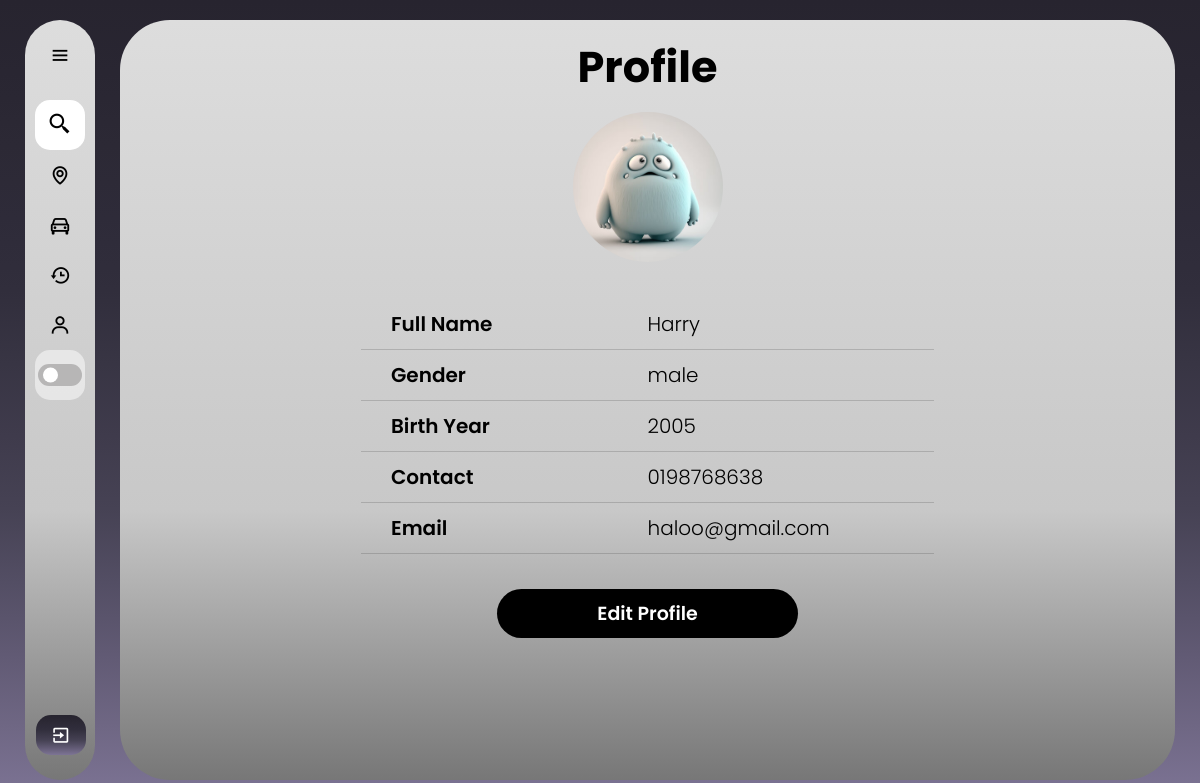
Page /base_profile (signed in) on the committed database.
### web/models.py (models this page shows)
class Profile(db.Model):
    id = db.Column(db.Integer, primary_key=True)
    fullName = db.Column(db.String(150))
    gender = db.Column(db.String(100), nullable=False)
    birthyear=db.Column(db.String(15), nullable=False)
    contact = db.Column(db.String(15), nullable=False)
    status = db.Column(db.String(20), nullable=False, default='APPROVING')
    profile_pic = db.Column(db.String(200), default="default.jpg")  # Make sure this column is present
    user_id = db.Column(db.Integer, db.ForeignKey('user.id'), nullable=False)

class User(db.Model, UserMixin):
    id = db.Column(db.Integer, primary_key=True)
    email = db.Column(db.String(150), unique=True)
    password = db.Column(db.String(150))
    is_admin = db.Column(db.Boolean, default=False)  # Add this line
    drivers_post = db.relationship('Rides', backref='user', lazy=True)
    profile = db.relationship('Profile', backref='user', lazy=True)
    passenger_matches = db.relationship('PassengerMatch', foreign_keys='PassengerMatch.passenger_id', backref='passenger_match', lazy=True)

### web/routes.py (the view)
@bp.route('/base_profile', methods=['GET'])
@login_required
def base_profile():
    profile = Profile.query.filter_by(user_id=current_user.id).first()
    if profile is None:
        flash("No profile found. Please complete your profile first.", category="error")
        return redirect(url_for('main.profile'))
    return render_template('base_profile.html', profile=profile)

### web/templates/base_profile.html (shortened to what this page needs)
{% extends "base.html" %}
{% block content %}
<!DOCTYPE html>
<html lang="en">
<head>
    <link rel="stylesheet" href="../static/base_profile.css">
</head>
<body>
    <div class="container">
        <h1>Profile</h1>
        <div class="box">
            <div class="details">
                {% if profile.profile_pic %}
                    <img src="{{ profile.profile_pic }}" alt="Profile Picture" style="width:150px;height:150px;">
                {% else %}
                    <p>No profile picture uploaded.</p>
                {% endif %}
                <div class="info">
                    <div class="row">
                        <div class="title">Full Name</div>
                        <div class="ans">{{ profile.fullName }}</div>
                    </div>
                    <div class="row">
                        <div class="title">Gender</div>
                        <div class="ans">{{ profile.gender }}</div>
                    </div>
                    <div class="row">
                        <div class="title">Birth Year</div>
                        <div class="ans">{{ profile.birthyear }}</div>
                    </div>
                    <div class="row">
                        <div class="title">Contact</div>
                        <div class="ans">{{ profile.contact }}</div>
                    </div>
                    <div class="row">
                        <div class="title">Email</div>
                        <div class="ans">{{ current_user.email }}</div>
                    </div>
                </div>
            </div>
            <a href="{{ url_for('main.editprofile') }}">
                <button type="submit" class="btn">Edit Profile</button>
            </a>
        </div>
    </div>
</body>
</html>
{% endblock %}

### web/static/base.css (style rules this page uses)
* { margin: 0; padding: 0; box-sizing: border-box; font-family: "poppins"; }
:root { --background-color: linear-gradient(to bottom, #27242f, #292632, #2c2935, #2e2b39, #312e3c, #383544, #3f3b4c, #464254, #534e64, #615a74, #6f6784, #7d7495); --box-color: linear-gradient(180deg, #DDDDDD 0%, #C8C8C8 64.5%, #777777 100%); --text-color: black; --toggle-color: white; --mode-background: rgba(255, 255, 255, 0.5); --box-shadow: 5px 5px 10px rgba(0, 0, 0, 0.5); --scroll: #0004; }
body { position: relative; min-height: 100vh; width: 100%; overflow: hidden; background: var(--background-color) fixed; }

### web/static/base_profile.css (style rules this page uses)
* { margin: 0; padding: 0; box-sizing: border-box; font-family: "poppins"; }
:root { --background-color: linear-gradient(to bottom, #27242f, #292632, #2c2935, #2e2b39, #312e3c, #383544, #3f3b4c, #464254, #534e64, #615a74, #6f6784, #7d7495); --box-color: linear-gradient(180deg, #DDDDDD 0%, #C8C8C8 64.5%, #777777 100%); --text-color: black; --toggle-color: white; --mode-background: rgba(255, 255, 255, 0.5); --box-shadow: 5px 5px 10px rgba(0, 0, 0, 0.5); --box-shadow2: 10px 10px 20px rgba(0, 0, 0, 0.5); --table-header: #2424242f; --table-data: #0000000b; --table-hover: #fff6; --scroll: #0004; }
body { position: relative; min-height: 100vh; width: 100%; }
.container { position: absolute; top: 20px; bottom: 20px; left: 120px; right: 25px; background: var(--box-color); border-radius: 50px; transition: all 0.5s ease; text-align: center; }
h1 { font-size: 43px; padding-top: 15px; color: var(--text-color); pointer-events: none; }
.box { width: 100%; max-height: calc(83% - .8rem); margin: .8rem auto; color: var(--text-color); overflow-y: auto; overflow-x: auto; white-space: nowrap; transition: all 0.5s ease; }
.details img { border-radius: 100px; }
.info { padding: 30px; font-size: 20px; color: var(--text-color); pointer-events: none; width: 45%; margin: 0 auto; transition: all 0.5s ease; }
.row { display: flex; justify-content: space-between; padding: 10px 0; border-bottom: 1.5px solid var(--table-header); }
.title { font-weight: 600; padding-left: 30px; flex-shrink: 0; }
.ans { width: 50%; font-weight: 300; text-align: left; padding-right: 30px; flex-shrink: 0; }
.btn { background: var(--text-color); border: none; border-radius: 50px; color: var(--toggle-color); cursor: pointer; font-weight: 600; padding: 10px 100px; font-size: 19px; margin: 5px; white-space: nowrap; }
@media screen and (min-width:800px) and (max-width: 1300px) { .box { width: 60%; transition: all 0.5s ease; } }
@media screen and (min-width:800px) and (max-width: 1300px) { .info { width: 100%; transition: all 0.5s ease; } }

### rows in the picture
Profile: profile_pic (picture), fullName "Harry", gender "male", birthyear "2005", contact "0198768638"
User: email "haloo@gmail.com"
